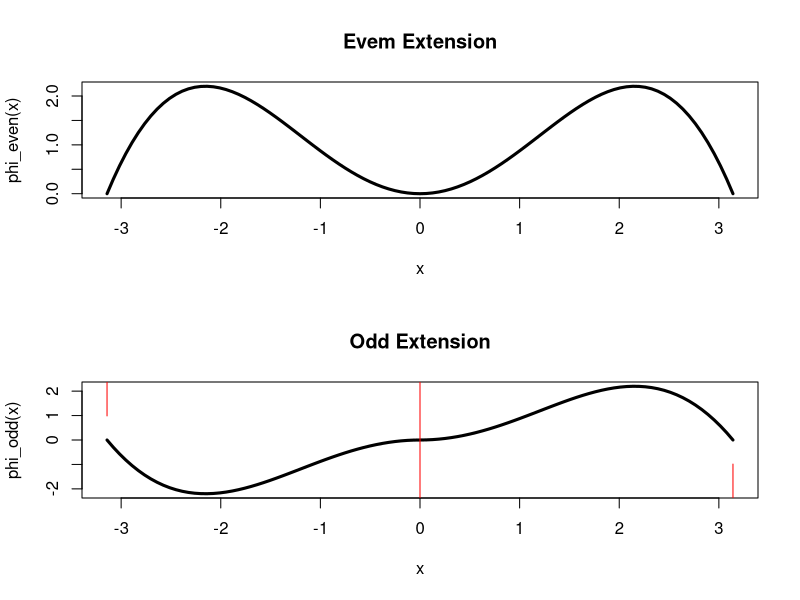

Source code (R):
# 2
phi <- function(x) x^2 * cos(x/2)
phi_even <- function(x) phi(x)
phi_odd <- function(x) ifelse(x > 0, phi(x), -phi(-x))

fs <- function(x,N=1e4) {
  n <- 1:N
  if (length(x) == 1) {
    sum( (3*n / (4*pi) + 2*n^3 / pi - 4*pi/n) * sin(n*x) )
  } else {
    J <- length(x)
    apply(matrix(1:J),1,function(j)
      sum( (3*n / (4*pi) + 2*n^3 / pi - 4*pi/n) * sin(n*x[j]) )
    )
  }
}


par(mfrow=c(2,1))
curve(phi_even(x),from=-pi,to=pi,main="Evem Extension",lwd=3)
curve(phi_odd(x),from=-pi,to=pi,main="Odd Extension",lwd=3)
curve(fs(x),from=-pi,to=pi,add=T,col="red",lwd=1)
par(mfrow=c(1,1))

